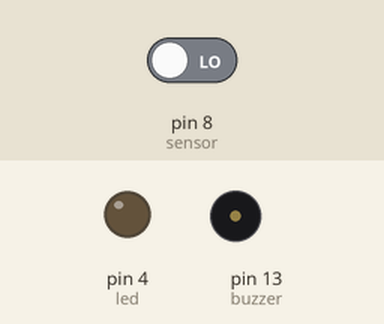
The sketch below on a simulated Arduino Uno, built with avr-gcc and run on an emulated ATmega328P. On the bench: output pins drawn as LEDs (lit = HIGH), buzzer (waves = sounding). Inputs (shaded band) come from the test bench; at power-on: pin 8 (sensor) LOW. What the sketch prints to the serial monitor is not drawn.

Above: at 1.2 s.
1.3 s: pin 8 (sensor) driven HIGH
At 1.45 s:
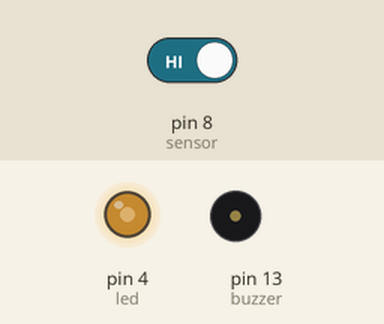
Timing chart, 0 to 10.3 s (numbered marks = the images above; inputs shaded):
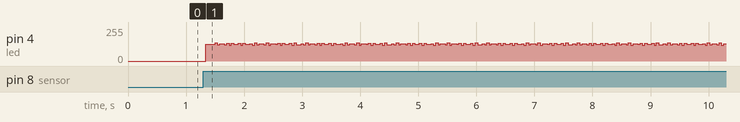

The sketch:

sketch_aug23b.ino
```cpp
int sensor= 8;

int led=4;

bool estado = 0;
int buzzer=13;

void setup(){

  pinMode(sensor,INPUT);

  pinMode(led,OUTPUT);

  Serial.begin(9600);


}

void loop() {


  int valor = digitalRead(sensor);

  if (valor == 1){

    estado=!estado;

    Serial.println(valor);
tone (buzzer,400);

  noTone(buzzer);

  }
 digitalWrite(led,estado);


}
```

Measured:
- after the input at 1.3 s, pin 4 (led): 0/255 → 126/255 at once, then moves between 119/255 and 136/255, repeating every 1.6 s
